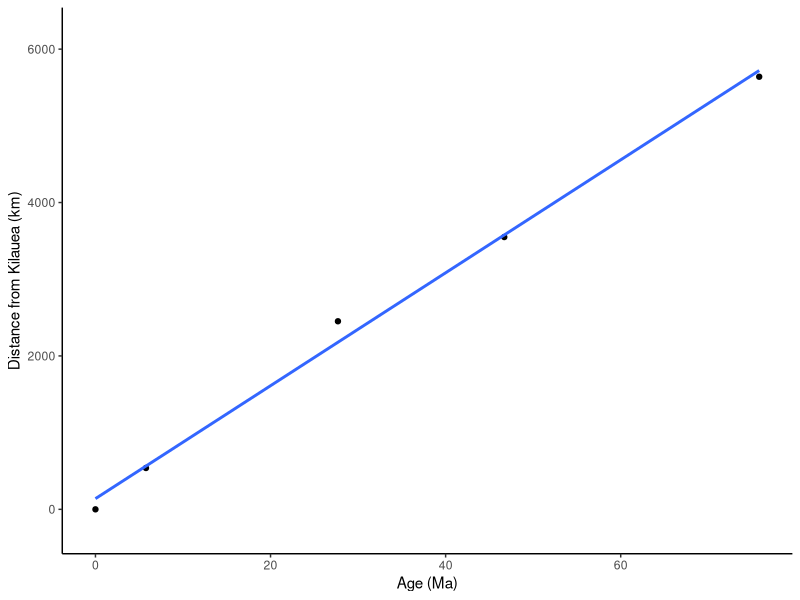
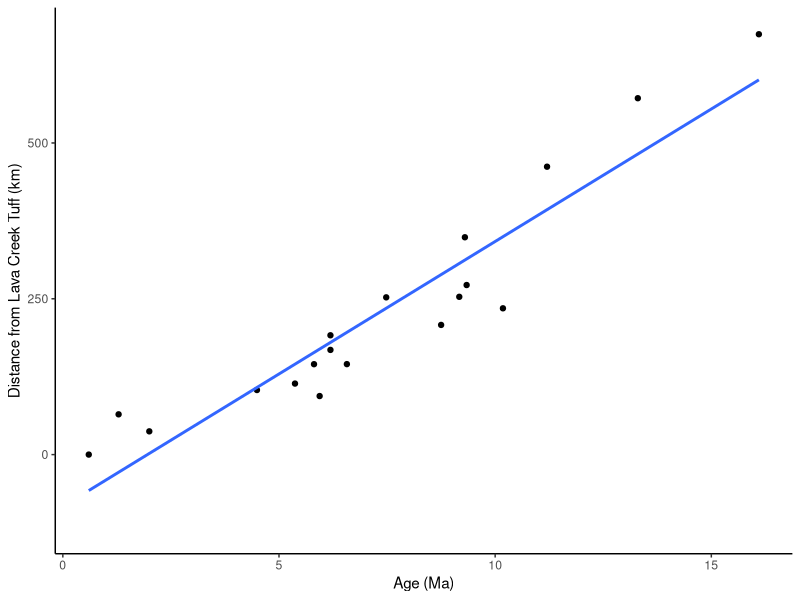

Recreate these plots in R, in order.
## ---- chunk 1
library(tidyverse)

# age in Mya, distance from Kilauea (km), heading in degress
df <- tribble(~ "age", ~ "distance", ~ "heading",
              0, 0, 0,
              5.77, 539, 304,
              27.7, 2452, 297,
              46.7, 3550, 296,
              75.82, 5640, 351)

hawaii_plot <- df |> 
  ggplot(mapping = aes(age, distance)) +
  geom_point() +
  geom_smooth(method = "lm", fill = NA) +
  labs(x = "Age (Ma)", y = "Distance from Kilauea (km)") +
  theme_classic()

ggsave("assignments/hawaii_plot.png", hawaii_plot, 
       width = 6, height = 6, units = "in", dpi = 300)

lm(distance ~ age, data = df)
## ---- chunk 2
df <- tribble(~ "age", ~ "distance", ~ "heading",
              0.6, 0, 0,
              2, 37.28, 239,
              1.29, 64.58, 248,
              4.49, 103.59, 240,
              5.94, 93.91, 226,
              5.37, 113.94, 226,
              6.57, 145.14, 233,
              6.19, 167.95, 244,
              5.81, 145.03, 225,
              6.19, 191.42, 231,
              8.75, 208.03, 240,
              7.48, 252.28, 242,
              10.18, 234.71, 232,
              9.34, 272.05, 239,
              9.17, 253.14, 224,
              9.3, 348.69, 238,
              11.2, 461.91, 239,
              13.3, 571.8, 246,
              16.1, 674.46, 248)

yellowstone_plot <- df |> 
  ggplot(mapping = aes(age, distance)) +
  geom_point() +
  geom_smooth(method = "lm", fill = NA) +
  labs(x = "Age (Ma)", y = "Distance from Lava Creek Tuff (km)") +
  theme_classic()

ggsave("assignments/yellowstone_plot.png", yellowstone_plot, 
       width = 6, height = 6, units = "in", dpi = 300)

lm(distance ~ age, data = df)
